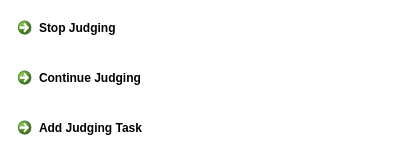
<?xml version="1.0" encoding="UTF-8"?>
<ui version="4.0">
 <class>JudgingDialog</class>
 <widget class="QDialog" name="JudgingDialog">
  <property name="geometry">
   <rect>
    <x>0</x>
    <y>0</y>
    <width>400</width>
    <height>163</height>
   </rect>
  </property>
  <property name="windowTitle">
   <string>Dialog</string>
  </property>
  <property name="autoFillBackground">
   <bool>false</bool>
  </property>
  <property name="styleSheet">
   <string notr="true">background-color: rgb(255, 255, 255);</string>
  </property>
  <widget class="QCommandLinkButton" name="StopBTN">
   <property name="geometry">
    <rect>
     <x>10</x>
     <y>10</y>
     <width>381</width>
     <height>41</height>
    </rect>
   </property>
   <property name="autoFillBackground">
    <bool>true</bool>
   </property>
   <property name="styleSheet">
    <string notr="true"/>
   </property>
   <property name="text">
    <string>Stop Judging</string>
   </property>
  </widget>
  <widget class="QCommandLinkButton" name="ContinueBTN">
   <property name="enabled">
    <bool>true</bool>
   </property>
   <property name="geometry">
    <rect>
     <x>10</x>
     <y>60</y>
     <width>381</width>
     <height>41</height>
    </rect>
   </property>
   <property name="autoFillBackground">
    <bool>true</bool>
   </property>
   <property name="styleSheet">
    <string notr="true"/>
   </property>
   <property name="text">
    <string>Continue Judging</string>
   </property>
  </widget>
  <widget class="QCommandLinkButton" name="AddBTN">
   <property name="geometry">
    <rect>
     <x>10</x>
     <y>110</y>
     <width>381</width>
     <height>41</height>
    </rect>
   </property>
   <property name="autoFillBackground">
    <bool>true</bool>
   </property>
   <property name="styleSheet">
    <string notr="true"/>
   </property>
   <property name="text">
    <string>Add Judging Task</string>
   </property>
  </widget>
 </widget>
 <resources/>
 <connections/>
</ui>
